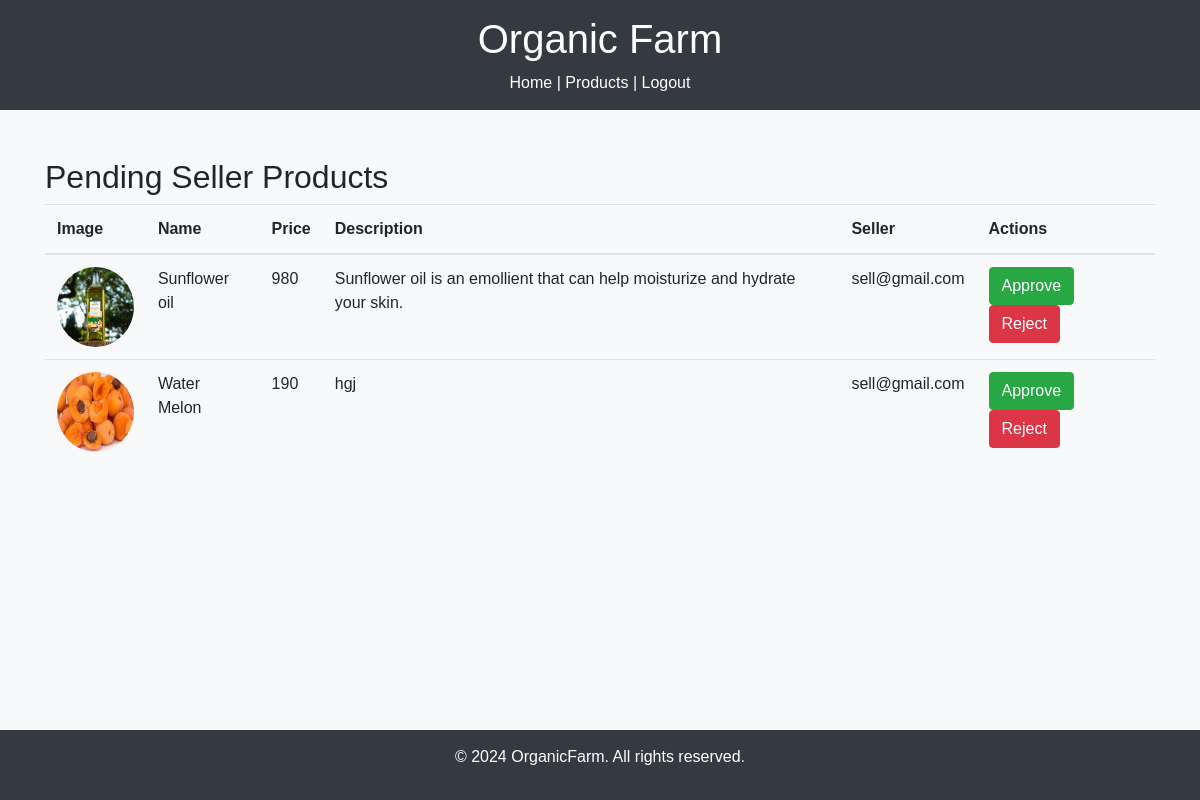
Screenshot of /pending_seller_products/ (signed in) with the database file from the repository.
### myapp/models.py (models this page shows, shortened)
class SellerProduct(models.Model):
    STATUS_CHOICES = [
        ('pending', 'Pending'),
        ('approved', 'Approved'),
        ('rejected', 'Rejected'),
    ]
    user = models.ForeignKey(User,on_delete=models.CASCADE)
    category = models.ForeignKey(Categories,on_delete=models.CASCADE)
    name=models.CharField(max_length=100)
    price =models.IntegerField()
    description = models.TextField()
    image=models.ImageField(upload_to='seller_products', default=None)
    accept=models.BooleanField(default=True)
    approval_status = models.CharField(max_length=10, choices=STATUS_CHOICES, default='pending')

### myapp/views.py (the view)
# urls.py: path('pending_seller_products/', views.pending_seller_products, name='pending_seller_products'),
@staff_member_required
def pending_seller_products(request):
    pending_products = SellerProduct.objects.filter(approval_status='pending')
    context = {
        'pending_products': pending_products
    }
    return render(request, 'pending_seller_products.html', context)

### templates/pending_seller_products.html (shortened to what this page needs)
<!DOCTYPE html>
<html lang="en">
<head>
    <link href="https://stackpath.bootstrapcdn.com/bootstrap/4.5.2/css/bootstrap.min.css" rel="stylesheet">
</head>
<body>
    <header>
        <h1>Organic Farm</h1>
        <nav>
            <a href="/" class="text-white">Home</a> |
            <a href="/shop_page" class="text-white">Products</a> |
            <a href="{% url 'logout' %}" class="text-white">Logout</a>
        </nav>
    </header>
    <div class="container py-5">
        <h2>Pending Seller Products</h2>
        <div class="table-responsive">
            <table class="table">
                <thead>
                  <tr>
                    <th scope="col">Image</th>
                    <th scope="col">Name</th>
                    <th scope="col">Price</th>
                    <th scope="col">Description</th>
                    <th scope="col">Seller</th>
                    <th scope="col">Actions</th>
                  </tr>
                </thead>
                <tbody>
                    {% for product in pending_products %}
                    <tr>
                        <td>
                            <img src="{{ product.image.url }}" class="img-fluid rounded-circle" style="width: 80px; height: 80px;" alt="">
                        </td>
                        <td>{{ product.name }}</td>
                        <td>{{ product.price }}</td>
                        <td>{{ product.description | truncatechars:100 }}</td>
                        <td>{{ product.user.username }}</td>
                        <td>
                            <a href="{% url 'approve_seller_product' product.id %}" class="btn btn-success">Approve</a>
                            <a href="{% url 'reject_seller_product' product.id %}" class="btn btn-danger">Reject</a>
                        </td>
                    </tr>
                    {% empty %}
                    <tr>
                        <td colspan="6">No pending product requests at the moment.</td>
                    </tr>
                    {% endfor %}
                </tbody>
            </table>
        </div>
    </div>
    <footer>
        <p>&copy; 2024 OrganicFarm. All rights reserved.</p>
    </footer>
</body>
</html>

### templates/pending_seller_products.html (style rules this page uses)
body { font-family: Arial, sans-serif; background-color: #f8f9fa; margin: 0; padding: 0; }
header, footer { background-color: #343a40; color: white; padding: 15px; text-align: center; }
footer { position: absolute; width: 100%; bottom: 0; }
.container { min-height: 80vh; }

### rows the page displays
SellerProduct: image (picture), name "Sunflower oil", price "980", description "Sunflower oil is an emollient that can help moisturize and hydrate your skin.", user.username "sell@gmail.com"
SellerProduct: image (picture), name "Water Melon", price "190", description "hgj", user.username "sell@gmail.com"
